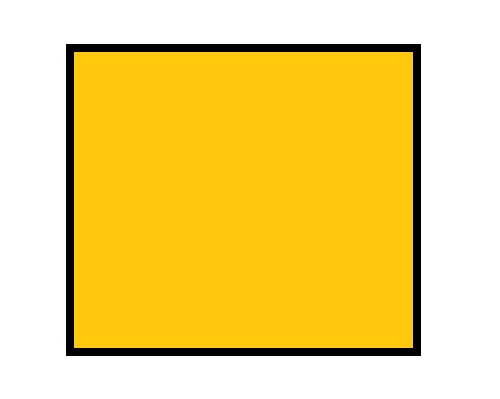
#> input picture data/quadrado.jpg, 500 x 399 px, found by its file name
$ python sabel.py   (older library calls are emulated)
#> lines starting #> are read from the running program, lines starting #| are printed output that depends on the picture
#https://docs.opencv.org/3.1.0/d5/d0f/tutorial_py_gradients.html

import cv2
import numpy as np

img = cv2.imread("C:/Users/claud/PycharmProjects/CursoOpenCV/data/quadrado.jpg", cv2.IMREAD_GRAYSCALE)
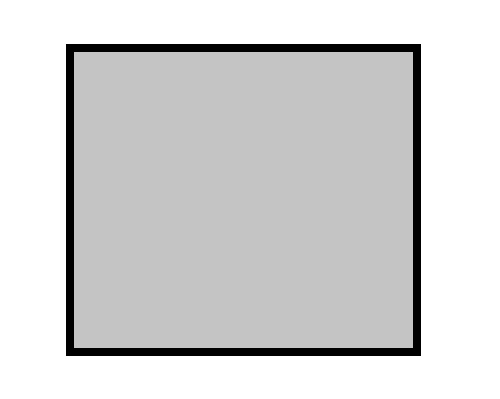
#> img: shape (399, 500); min 0, max 255, mean 212


laplace = cv2.Laplacian(img,cv2.CV_8U)
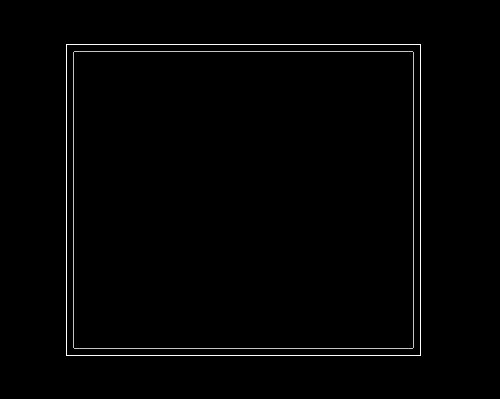
#> laplace: shape (399, 500); min 0, max 255, mean 3

sobelX = cv2.Sobel(img,cv2.CV_8U,1,0,ksize=5)
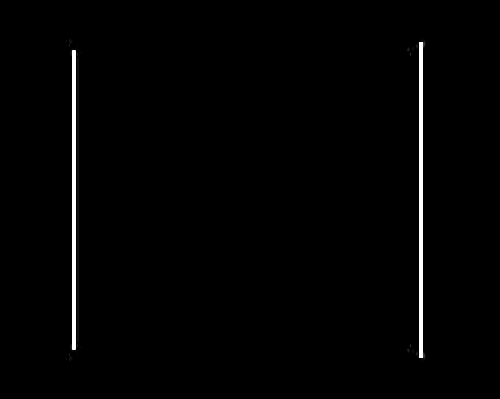
#> sobelX: shape (399, 500); min 0, max 255, mean 3.2
sobelY = cv2.Sobel(img,cv2.CV_8U,0,1,ksize=5)
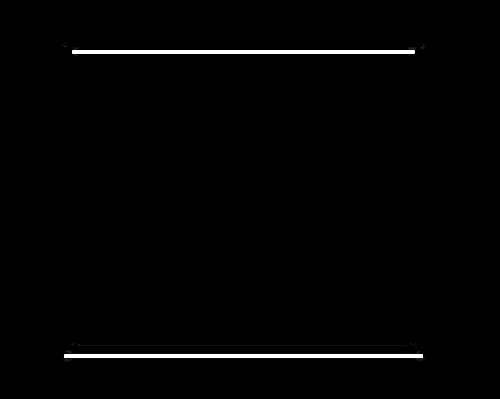
#> sobelY: shape (399, 500); min 0, max 255, mean 3.7

# Output dtype = cv2.CV_64F. Then take its absolute and convert to cv2.CV_8U
sobelx64f = cv2.Sobel(img,cv2.CV_64F,0,1,ksize=5)
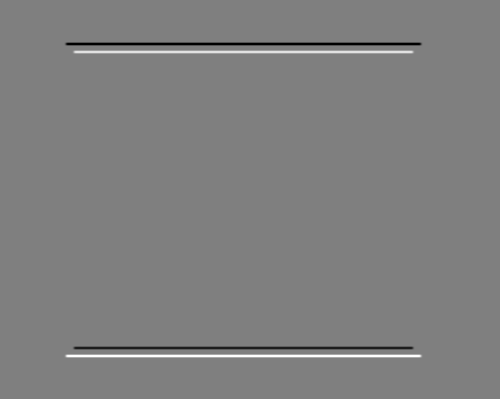
#> sobelx64f: shape (399, 500) float64; min -12210, max 12210, mean 0; drawn with min black and max white
abs_sobel64f = np.absolute(sobelx64f)
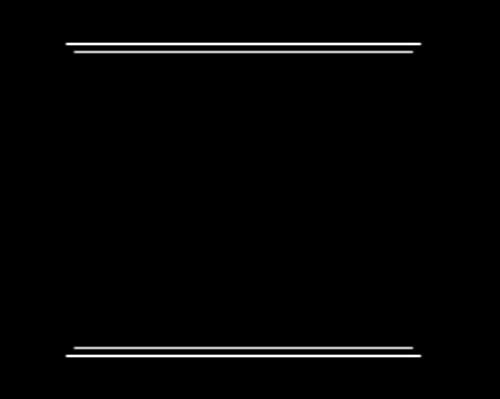
#> abs_sobel64f: shape (399, 500) float64; min 0, max 12210, mean 201.5; drawn with min black and max white
sobel_64 = np.uint8(abs_sobel64f)
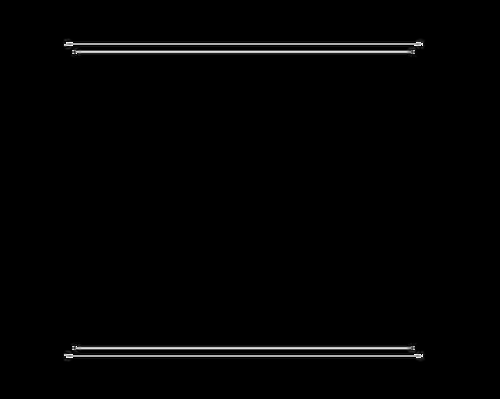
#> sobel_64: shape (399, 500); min 0, max 255, mean 3.3


cv2.imshow('Original', img)
# [4 lines of commented-out code are left out]


cv2.waitKey()

cv2.destroyAllWindows()

$ run again, with data/blob.jpg copied over data/quadrado.jpg
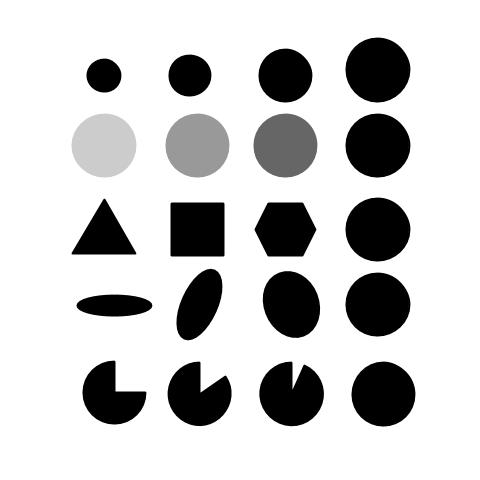
#> input picture data/blob.jpg, 480 x 480 px, found by its file name
#> img is the input picture: shape (480, 480); min 0, max 255, mean 203
#> `sobelx64f = cv2.Sobel(img,cv2.CV_64F,0,1,ksize=5)`:
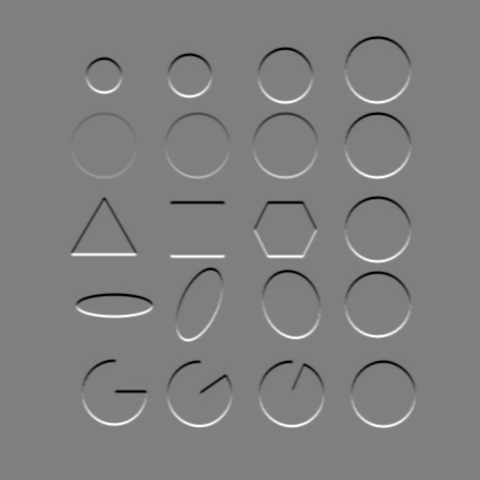
#> sobelx64f: shape (480, 480) float64; min -12228, max 12232, mean 0; drawn with min black and max white
#> `sobel_64 = np.uint8(abs_sobel64f)`:
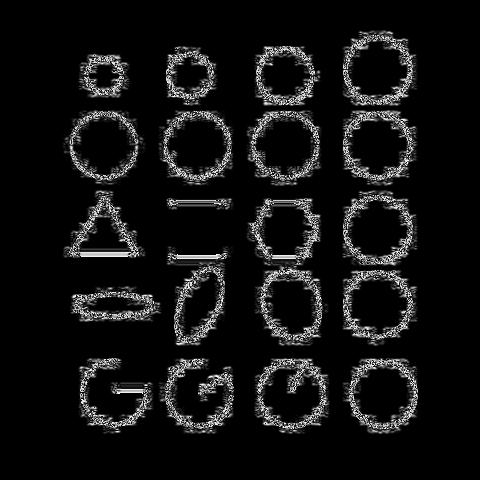
#> sobel_64: shape (480, 480); min 0, max 255, mean 18.5
